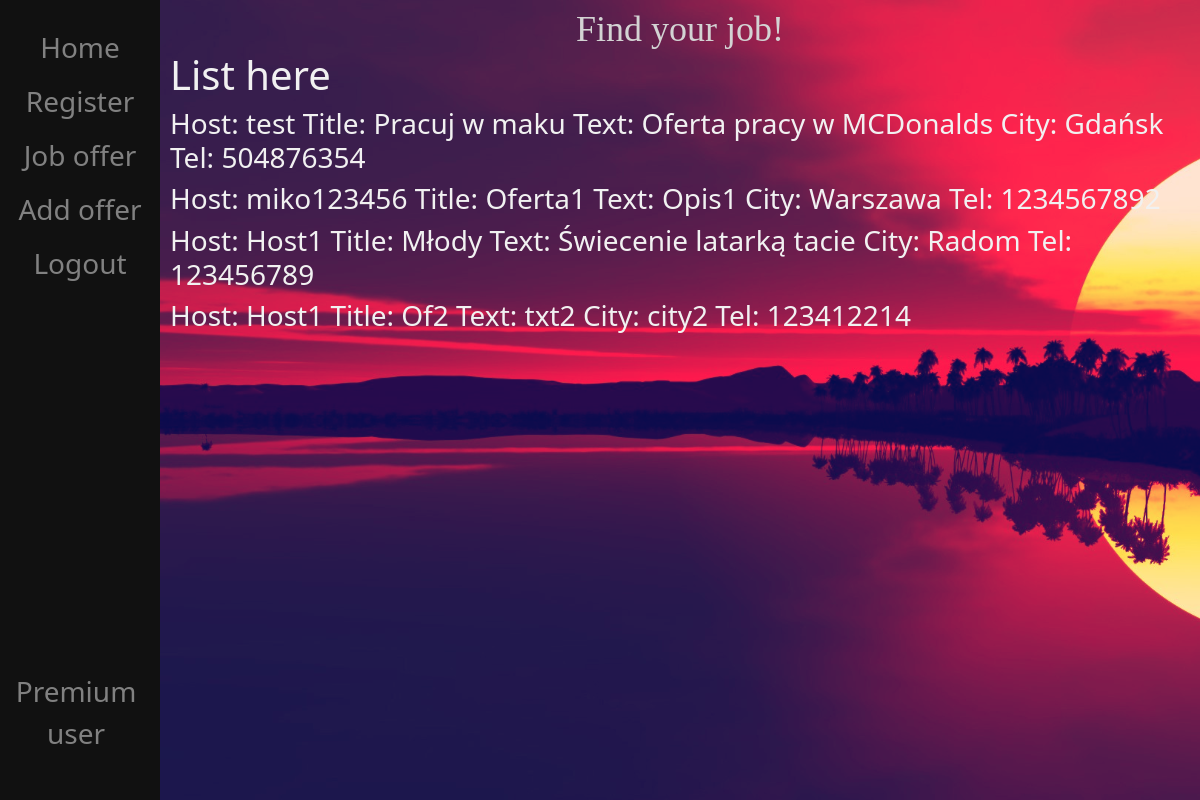
/offer/ (signed in), run on an earlier commit of the app's database.
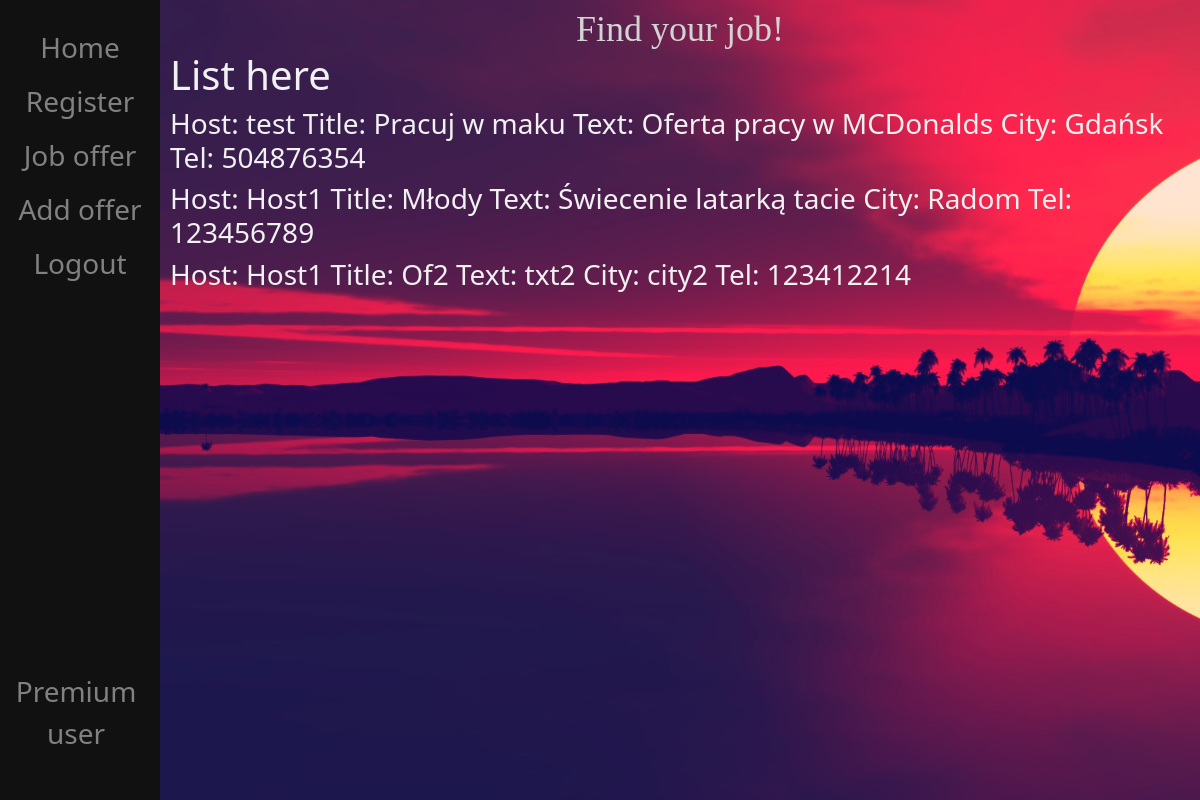
And on a later commit of the database.
### SZO/models.py (models this page shows, shortened)
class JobOffer(models.Model):
    user = models.ForeignKey(User, on_delete=models.CASCADE)
    title = models.CharField(max_length=40)
    text = models.CharField(max_length=1000)
    city = models.CharField(max_length=100, default='Warszawa')
    tel_number = models.IntegerField(default=000000000)
    def getText(self):
        return self.text
    def getTitle(self):
        return self.title
    def getCity(self):
        return self.city
    def getTel(self):
        return self.tel_number
    def getUser(self):
        return self.user

### SZO/views.py (the view)
# urls.py: path("offer/", views.offer, name="offer"),
def offer(response):
    offers = JobOffer.objects.all()
    return render(response, "SZO/offer.html", {"offers": offers})

### SZO/templates/SZO/offer.html (shortened to what this page needs)
{% extends 'SZO/base.html' %}
{% block content %}
{% if user.is_authenticated %}
    <h1>List here</h1>
    {% for offer in offers %}
        <div id="jobOffer">
            <h3>Host: {{ offer.getUser }} Title: {{ offer.getTitle }} Text: {{ offer.getText }} City: {{ offer.getCity }} Tel: {{ offer.getTel }}</h3>
        </div>
    {% endfor %}
{% else %}
    <h1>Access denied</h1>
{% endif %}
{% endblock %}

### SZO/templates/SZO/base.html (shortened to what this page needs)
{% load static %}
<!DOCTYPE html>
<html lang="en">
<head>
    <link href="{% static 'base.css'%}" rel="stylesheet">
    <link href="https://cdn.jsdelivr.net/npm/bootstrap@5.1.3/dist/css/bootstrap.min.css" rel="stylesheet"
>
</head>
<body>
<div class="sidenav">
    <a href="/">Home</a>
    <a href="/register">Register</a>
{% if user.is_authenticated %}
    <a href="/offer">Job offer</a>
    {% if user.groups.all.0.name == 'host' %}
        <a href="/addOffer">Add offer</a>
    {% endif %}
    <a href="/logout">Logout</a>
{% else %}
    <a href="/login">Login</a>
{% endif %}
    <div class="absolute"><a href="/premiumUser">Premium user</a></div>
</div>
<div id="content" name="content"  class="main">
    <div class="row justify-content-center">
        <div class="col-8">
            <h1 class="mt-2 appName">Find your job!</h1>
        </div>
            {% block content %}
            {% endblock %}
    </div>
</div>
</body>
</html>

### SZO/static/base.css (style rules this page uses)
html, body { height: 100%; }
html, .main { background-color: rgb(170, 216, 44); color: #f1f1f1; }
.sidenav { height: 100%; width: 160px; position: fixed; z-index: 1; top: 0; left: 0; background-color: #111; overflow-x: hidden; padding-top: 20px; text-align: center; }
.sidenav a { padding: 6px 8px 6px 8px; text-decoration: none; color: #818181; display: block; font-size: 28px; transition: all 0.5s ease; transform: scale(1); }
.main { margin-left: 160px; padding: 0px 10px; height: 100%; background-image: url("images/sunset.jpg"); background-size: cover; background-color: #050b4d; background-blend-mode: lighten; }
div.absolute { position: absolute; width: 95%; bottom: 5%; }
.appName { margin: auto; width: 25vw; text-align: center; font-size: 3vw; color: #d3d3d3; font-family: "Comic Sans MS", bold, serif; }

What changed in the data, as far as the page shows it:
removed JobOffer: getUser "miko123456", getTitle "Oferta1", getText "Opis1", getCity "Warszawa", getTel "1234567892"
